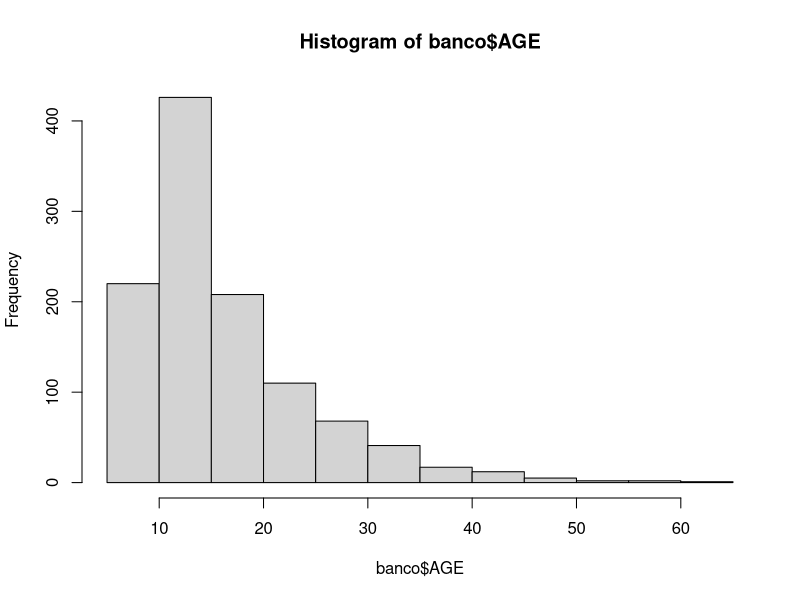
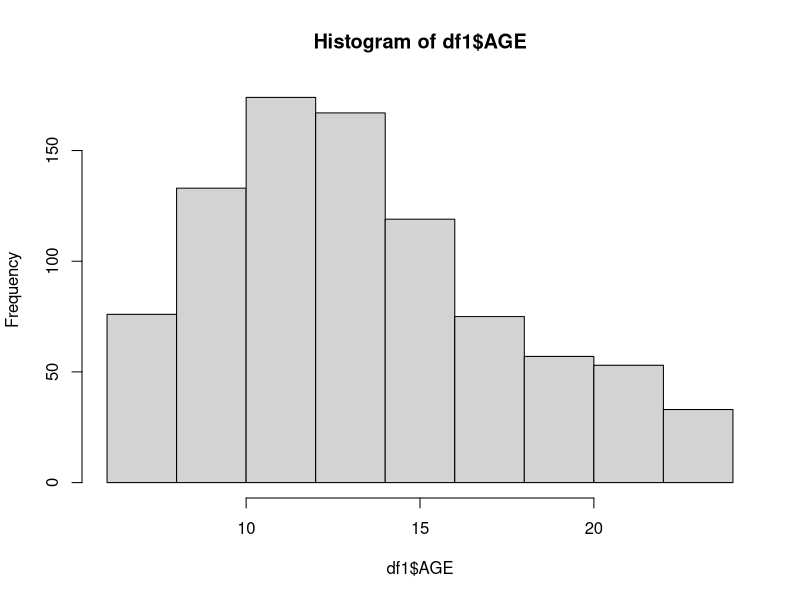
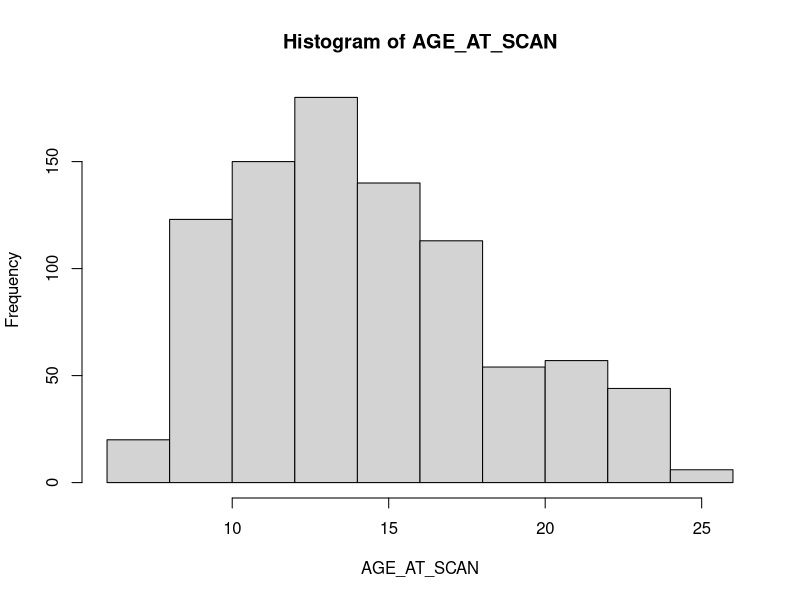

Reproduce these figures in R, in order. (Note: this script raises an error after producing the figures.)
library(ggplot2)
setwd("/home/gisele/Documentos/ABIDE")
banco <- read.csv("clean_Phenotypic_V1_0b_preprocessed1.csv")
attach(banco)
head(banco)
summary(banco)
banco$DX_GROUP <- as.factor(banco$DX_GROUP)
levels(banco$DX_GROUP) <- c("ASD","Ctrl")

head(banco$AGE)
banco$AGE <- floor(banco$AGE) #arredonda idade p baixo
summary(banco$AGE)
hist(banco$AGE)

df1 <- subset(banco, FILE_ID!="no_filename" & AGE<=24) #deleta sujeitos sem arquivo
summary(df1)
attach(df1)
hist(df1$AGE)
hist(AGE_AT_SCAN)
df1[,1]
names(df1)

df2 <- df1[,5:35]
names(df2)
head(df2[,1])
df2$filenames <- paste(FILE_ID,"_roi_thickness.txt",sep="") #criando coluna c nomes dos arquivos p puxar dps
attach(df2)
head(filenames) #filenames eh uma string com os nomes dos arquivos na ordem certa
head(FILE_ID)

setwd("/home/gisele/Documentos/ABIDE/data/ANTS")
ants <- do.call(rbind, lapply(filenames, read.delim)) #importa os arquivos na ordem do filenames
ants <- ants[,38:99] #deleta volumes subcorticais
df <- cbind(df2, ants) #juntando dataframe inicial com o criado importando ants
somavol <- rowSums(ants) #soma volumes
df$TOTAL_VOLUME <- somavol

head(df$TOTAL_VOLUME)
head(df)
attach(df)
df$SEX <- as.factor(df$SEX)
levels(df$SEX) <- c("Male", "Female")
df$GROUP <- interaction(df$SEX, df$DX_GROUP)
df$GROUP <- factor(df$GROUP, levels = c("Female.Ctrl", "Male.Ctrl", "Female.ASD", "Male.ASD"),
                        ordered = T)


df$SRS_MANNERISMS[df$SRS_MANNERISMS==-9999] <- NA
df$ADI_R_VERBAL_TOTAL_BV[df$ADI_R_VERBAL_TOTAL_BV==-9999] <- NA
df$ADI_RRB_TOTAL_C[df$ADI_RRB_TOTAL_C==-9999] <- NA
df$ADI_R_ONSET_TOTAL_D[df$ADI_R_ONSET_TOTAL_D==-9999] <- NA
df$ADI_R_RSRCH_RELIABLE[df$ADI_R_RSRCH_RELIABLE==-9999] <- NA
df$ADOS_MODULE[df$ADOS_MODULE==-9999] <- NA
df$ADOS_TOTAL[df$ADOS_TOTAL==-9999] <- NA
df$ADOS_COMM[df$ADOS_COMM==-9999] <- NA
df$ADOS_SOCIAL[df$ADOS_SOCIAL==-9999] <- NA
df$ADOS_STEREO_BEHAV[df$ADOS_STEREO_BEHAV==-9999] <- NA
df$ADOS_RSRCH_RELIABLE[df$ADOS_RSRCH_RELIABLE==-9999] <- NA
df$ADOS_GOTHAM_SOCAFFECT[df$ADOS_GOTHAM_SOCAFFECT==-9999] <- NA
df$ADOS_GOTHAM_RRB[df$ADOS_GOTHAM_RRB==-9999] <- NA
df$ADOS_GOTHAM_TOTAL[df$ADOS_GOTHAM_TOTAL==-9999] <- NA
df$ADOS_GOTHAM_SEVERITY[df$ADOS_GOTHAM_SEVERITY==-9999] <- NA
df$SRS_VERSION[df$SRS_VERSION==-9999] <- NA
df$SRS_RAW_TOTAL[df$SRS_RAW_TOTAL==-9999] <- NA
df$SRS_AWARENESS[df$SRS_AWARENESS==-9999] <- NA
df$SRS_COGNITION[df$SRS_COGNITION==-9999] <- NA
df$SRS_COMMUNICATION[df$SRS_COMMUNICATION==-9999] <- NA
df$SRS_MOTIVATION[df$SRS_MOTIVATION==-9999] <- NA
df$SRS_MANNERISMS[df$SRS_MANNERISMS==-9999] <- NA
df$SCQ_TOTAL[df$SCQ_TOTAL==-9999] <- NA


save("df", file="/home/gisele/Documentos/ABIDE/df.RData")




